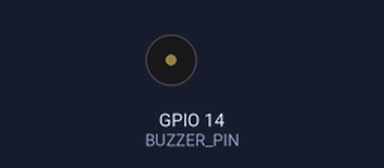
Simulated run of this sketch. Board: ESP32. Shown: buzzer (waves = sounding). WiFi joins after 1.5 s; servers stay silent unless stated; uploads are accepted with an empty reply; the camera gives no picture; what the sketch prints to the serial monitor is not drawn.

Above: at 2.1 s.
Timing chart, 0 to 3.6 s (numbered marks = the images above):
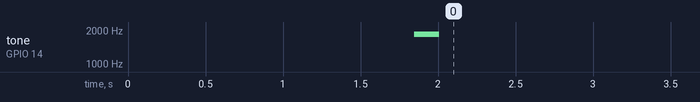

Measured:
- by itself, tone on GPIO 14 (BUZZER_PIN): silent → 1826 Hz at 1.8 s, → silent 0.16 s later

The sketch:

esp32_cam_local.ino
```cpp
/*
 * ESP32-CAM (AI Thinker) -> servidor Flask LOCAL (app.py de la version B)
 *
 *  - Tarea de subida (nucleo 0): captura un frame JPEG y lo envia por POST a /video_feed
 *  - loop() (nucleo 1): pregunta a /check_aggression; si dice "true" -> buzzer (+ WhatsApp opcional)
 *
 * Placa en Arduino IDE: "AI Thinker ESP32-CAM"  (paquete "esp32" de Espressif)
 * No necesita librerias externas.
 *
 * Cableado del buzzer (como en tu diagrama):
 *     S (senal)      -> GPIO 14
 *     pin central    -> 5V   (o 3V3 si tu modulo lo soporta)
 *     -              -> GND
 */

#include "esp_camera.h"
#include <WiFi.h>
#include <WiFiClientSecure.h>
#include <HTTPClient.h>
#include "soc/soc.h"            // para desactivar el brownout
#include "soc/rtc_cntl_reg.h"

// =====================  CONFIGURA ESTO  =====================
const char* WIFI_SSID = "TU_WIFI";         // debe ser WiFi de 2.4 GHz
const char* WIFI_PASS = "TU_CLAVE_WIFI";
const char* SERVER_IP = "192.168.1.50";    // IP de tu laptop (cmd -> ipconfig -> "Direccion IPv4")
const int   SERVER_PORT = 8080;

#define ENABLE_WHATSAPP 0                  // 1 = enviar WhatsApp con CallMeBot
const char* CALLMEBOT_PHONE  = "51XXXXXXXXX";
const char* CALLMEBOT_APIKEY = "XXXXXXX";

const int BUZZER_PIN = 14;
// ============================================================

const unsigned long FRAME_INTERVAL_MS    = 100;    // max ~10 frames/s hacia la laptop
const unsigned long CHECK_INTERVAL_MS    = 300;    // cada cuanto pregunta si hay agresion
const unsigned long BEEP_MS              = 1500;   // duracion del pitido
const unsigned long BEEP_COOLDOWN_MS     = 5000;   // minimo entre pitidos
const unsigned long WHATSAPP_COOLDOWN_MS = 60000;  // minimo entre WhatsApp

// Pines de la camara: modelo AI Thinker
#define PWDN_GPIO_NUM     32
#define RESET_GPIO_NUM    -1
#define XCLK_GPIO_NUM      0
#define SIOD_GPIO_NUM     26
#define SIOC_GPIO_NUM     27
#define Y9_GPIO_NUM       35
#define Y8_GPIO_NUM       34
#define Y7_GPIO_NUM       39
#define Y6_GPIO_NUM       36
#define Y5_GPIO_NUM       21
#define Y4_GPIO_NUM       19
#define Y3_GPIO_NUM       18
#define Y2_GPIO_NUM        5
#define VSYNC_GPIO_NUM    25
#define HREF_GPIO_NUM     23
#define PCLK_GPIO_NUM     22

String urlFrame;
String urlCheck;

// ---------------------------------------------------------------- utilidades
void beep(unsigned long ms) {
  // Onda cuadrada de ~2 kHz hecha a mano: suena en buzzer PASIVO y tambien en uno activo.
  unsigned long fin = millis() + ms;
  while (millis() < fin) {
    digitalWrite(BUZZER_PIN, HIGH);
    delayMicroseconds(250);
    digitalWrite(BUZZER_PIN, LOW);
    delayMicroseconds(250);
  }
  digitalWrite(BUZZER_PIN, LOW);
}

String urlEncode(const String &s) {
  const char *hex = "0123456789ABCDEF";
  String out;
  for (size_t i = 0; i < s.length(); i++) {
    char c = s[i];
    if (isalnum((unsigned char)c) || c == '-' || c == '_' || c == '.' || c == '~') {
      out += c;
    } else {
      out += '%';
      out += hex[((unsigned char)c) >> 4];
      out += hex[((unsigned char)c) & 0x0F];
    }
  }
  return out;
}

void enviarWhatsApp(const String &mensaje) {
  WiFiClientSecure client;
  client.setInsecure();   // CallMeBot: sin validar certificado (suficiente para este uso)
  HTTPClient http;
  String url = String("https://api.callmebot.com/whatsapp.php?phone=") + CALLMEBOT_PHONE +
               "&apikey=" + CALLMEBOT_APIKEY + "&text=" + urlEncode(mensaje);
  if (http.begin(client, url)) {
    int code = http.GET();
    Serial.printf("WhatsApp -> HTTP %d\n", code);
    http.end();
  }
}

bool agresionDetectada() {
  WiFiClient client;
  HTTPClient http;
  bool resultado = false;
  if (http.begin(client, urlCheck)) {
    http.setTimeout(1500);
    int code = http.GET();
    if (code == 200) {
      String cuerpo = http.getString();       // {"aggression":"true"}
      resultado = cuerpo.indexOf("true") >= 0;
    } else {
      Serial.printf("check_aggression -> HTTP %d\n", code);
    }
    http.end();
  }
  return resultado;
}

// ---------------------------------------------------------------- tarea: subir video
void uploadTask(void *pv) {
  WiFiClient client;
  HTTPClient http;
  for (;;) {
    if (WiFi.status() != WL_CONNECTED) {
      vTaskDelay(500 / portTICK_PERIOD_MS);
      continue;
    }
    camera_fb_t *fb = esp_camera_fb_get();
    if (!fb) {
      Serial.println("Fallo la captura de camara");
      vTaskDelay(200 / portTICK_PERIOD_MS);
      continue;
    }
    if (http.begin(client, urlFrame)) {
      http.addHeader("Content-Type", "image/jpeg");
      http.setTimeout(2000);
      int code = http.POST(fb->buf, fb->len);
      if (code != 200) {
        Serial.printf("POST frame -> %d (%s)\n", code, http.errorToString(code).c_str());
        vTaskDelay(300 / portTICK_PERIOD_MS);
      }
      http.end();
    }
    esp_camera_fb_return(fb);
    vTaskDelay(FRAME_INTERVAL_MS / portTICK_PERIOD_MS);
  }
}

// ---------------------------------------------------------------- setup / loop
void setup() {
  WRITE_PERI_REG(RTC_CNTL_BROWN_OUT_REG, 0);   // desactiva el brownout detector
  Serial.begin(115200);
  Serial.println();

  pinMode(BUZZER_PIN, OUTPUT);
  digitalWrite(BUZZER_PIN, LOW);

  camera_config_t config = {};
  config.ledc_channel = LEDC_CHANNEL_0;
  config.ledc_timer   = LEDC_TIMER_0;
  config.pin_d0 = Y2_GPIO_NUM;
  config.pin_d1 = Y3_GPIO_NUM;
  config.pin_d2 = Y4_GPIO_NUM;
  config.pin_d3 = Y5_GPIO_NUM;
  config.pin_d4 = Y6_GPIO_NUM;
  config.pin_d5 = Y7_GPIO_NUM;
  config.pin_d6 = Y8_GPIO_NUM;
  config.pin_d7 = Y9_GPIO_NUM;
  config.pin_xclk  = XCLK_GPIO_NUM;
  config.pin_pclk  = PCLK_GPIO_NUM;
  config.pin_vsync = VSYNC_GPIO_NUM;
  config.pin_href  = HREF_GPIO_NUM;
  config.pin_sscb_sda = SIOD_GPIO_NUM;
  config.pin_sscb_scl = SIOC_GPIO_NUM;
  config.pin_pwdn  = PWDN_GPIO_NUM;
  config.pin_reset = RESET_GPIO_NUM;
  config.xclk_freq_hz = 20000000;
  config.pixel_format = PIXFORMAT_JPEG;
  config.frame_size   = FRAMESIZE_VGA;          // 640x480

  if (psramFound()) {
    config.jpeg_quality = 10;
    config.fb_count     = 2;
    config.fb_location  = CAMERA_FB_IN_PSRAM;
    config.grab_mode    = CAMERA_GRAB_LATEST;   // siempre el frame mas nuevo
  } else {
    config.jpeg_quality = 12;
    config.fb_count     = 1;
    config.fb_location  = CAMERA_FB_IN_DRAM;
    config.grab_mode    = CAMERA_GRAB_WHEN_EMPTY;
  }

  esp_err_t err = esp_camera_init(&config);
  if (err != ESP_OK) {
    Serial.printf("Fallo al iniciar la camara: 0x%x. Reiniciando...\n", err);
    delay(1000);
    ESP.restart();
  }

  // Los ajustes del sensor van DESPUES de esp_camera_init()
  sensor_t *s = esp_camera_sensor_get();
  if (s) {
    s->set_brightness(s, 1);
    s->set_saturation(s, -1);
  }
  Serial.println("Camara OK");

  urlFrame = String("http://") + SERVER_IP + ":" + SERVER_PORT + "/video_feed";
  urlCheck = String("http://") + SERVER_IP + ":" + SERVER_PORT + "/check_aggression";

  WiFi.mode(WIFI_STA);
  WiFi.setAutoReconnect(true);
  WiFi.begin(WIFI_SSID, WIFI_PASS);
  Serial.print("Conectando a WiFi");
  while (WiFi.status() != WL_CONNECTED) {
    delay(500);
    Serial.print(".");
  }
  Serial.println();
  Serial.print("WiFi OK. IP del ESP32: ");
  Serial.println(WiFi.localIP());
  Serial.println("Enviando video a: " + urlFrame);

  beep(150);   // un pitido corto = "arranque correcto" (prueba tambien el buzzer)

  xTaskCreatePinnedToCore(uploadTask, "uploadTask", 12288, NULL, 1, NULL, 0);
}

void loop() {
  static unsigned long ultimaConsulta = 0;
  static unsigned long ultimoBeep = 0;
  static unsigned long ultimoWhatsApp = 0;
  static bool yaPito = false;
  static bool yaWhatsApp = false;

  unsigned long ahora = millis();

  if (WiFi.status() == WL_CONNECTED && ahora - ultimaConsulta >= CHECK_INTERVAL_MS) {
    ultimaConsulta = ahora;

    if (agresionDetectada()) {
      Serial.println("AGRESION detectada");

      if (!yaPito || millis() - ultimoBeep >= BEEP_COOLDOWN_MS) {
        beep(BEEP_MS);
        ultimoBeep = millis();
        yaPito = true;
      }

#if ENABLE_WHATSAPP
      if (!yaWhatsApp || millis() - ultimoWhatsApp >= WHATSAPP_COOLDOWN_MS) {
        enviarWhatsApp(String("AGRESION DETECTADA. Revisa: http://") + SERVER_IP + ":" + SERVER_PORT);
        ultimoWhatsApp = millis();
        yaWhatsApp = true;
      }
#endif
    }
  }
  delay(10);
}
```
